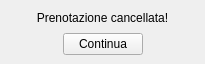
<?xml version="1.0" encoding="UTF-8"?>
<ui version="4.0">
 <class>MainWindow</class>
 <widget class="QMainWindow" name="MainWindow">
  <property name="geometry">
   <rect>
    <x>0</x>
    <y>0</y>
    <width>205</width>
    <height>64</height>
   </rect>
  </property>
  <property name="windowTitle">
   <string>MainWindow</string>
  </property>
  <widget class="QWidget" name="centralwidget">
   <layout class="QGridLayout" name="gridLayout">
    <item row="2" column="1">
     <widget class="QPushButton" name="button_continua">
      <property name="text">
       <string>Continua</string>
      </property>
     </widget>
    </item>
    <item row="1" column="0" colspan="3">
     <widget class="QLabel" name="label">
      <property name="text">
       <string>Prenotazione cancellata!</string>
      </property>
      <property name="alignment">
       <set>Qt::AlignCenter</set>
      </property>
     </widget>
    </item>
   </layout>
  </widget>
 </widget>
 <resources/>
 <connections/>
</ui>
